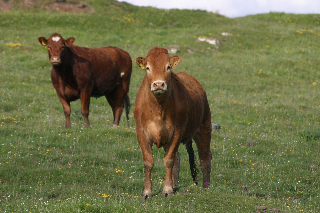
%> input picture data/toyData/cows.png, 320 x 213 px
$ octave --eval "visualizePatchMeansFromImage(imread('../../data/toyData/cows.png'));"   (GNU Octave 9; MATLAB toolbox functions it lacks are replaced by stand-ins)
%> lines starting %> are read from the running program, lines starting %| are printed output that depends on the picture
### features/computePatchMeans.m
function patchMeans = computePatchMeans ( img, settings )
% function meanPatches = computePatchMeans ( img, settings )
%
% author: Alexander Freytag
% date  : 11-02-2014 (dd-mm-yyyy)
%
% BRIEF :
%   computes patchMeans for a given image by averaging color or gray scale
%   values over blocks of specified size (squared regions always).
%
% INPUT :
%    img           --  gray or color image, if not uint8, it will be
%                      converted
%    settings      --  struct specifying the following settings
%        sbin          -- (optional),size of each block in x and y dimension,
%                         default: 8
%        b_convolution -- (optional), if true, averaging per block is done by
%                         convoling image with averaging filters, whereas for
%                         false, explicite averaging of reshaped blocks is
%                         done, default: true if sbin < 10, false elsewise
%        b_normalizeCells -- (optional), if true, every cell is normalize
%                            to length 1 (L1 norm)
%
% OUTPUT :
%    meanPatches   --  uint8 gray or color image (depending on input), with
%                      size floor(height/sbin) x floor(width/sbin)


    %% (1) check input

    % into how many cells do we split up the support area per dimension?
    % default: 8

    if ( nargin < 2 )
        settings = [];
    end

    [height,width,~]=size(img);
%> height = 213; width = 320

    %has the number of cell be specified?
    if ( ( ~isempty (settings) ) && ...
         ( isstruct ( settings ) ) && ...
         ( isfield(settings, 'i_numCells')  )...
       )
        i_numCells = settings.i_numCells;
        blockHeight = floor( height / i_numCells );
%> blockHeight = 26
        blockWidth  = floor( width  / i_numCells );
%> blockWidth = 40
    %was the number of pixels per cell specified instead?
    elseif ( ( ~isempty (settings) ) && ...
             ( isstruct ( settings ) ) && ...
             ( isfield(settings, 'i_binSize')  )...
           )
        %TODO currently only squared images are supported properly
        i_numCells = min ( floor( width  / settings.i_binSize ),  floor( height  / settings.i_binSize ) );
        blockHeight = settings.i_binSize;
        blockWidth  = settings.i_binSize;
    % neither number of blocks nor cell size was specified, use default
    % values instead
    else
        i_numCells  = 8;
        blockHeight = floor( height / i_numCells );
        blockWidth  = floor( width  / i_numCells );
    end


    % set default for b_convolution
    % from my experiments, the convolution is useful for block sizes
    % smaller than 10, whereas for larger sizes, the grid technique should
    % be preferred
    if ( ( nargin < 2 ) || ...
         ( isempty (settings) ) || ...
         ( ~isstruct ( settings ) ) || ...
         ( ~isfield(settings, 'b_convolution')  )...
       )

        if ( i_numCells < 64 )
            b_convolution = false;
        else
            b_convolution = true;
        end
    else
        b_convolution = settings.b_convolution;
    end

    if  ( ~isa( img, 'double') )
        img = double(img);
    end


    %% (2) compute features

    if ( ndims(img) == 3 )
        %% (2.1) work on color images

        if ( b_convolution )
            % Make a box filter to average all the values within a
            % blockWidth by blockHeight window.
            boxFilter = ones( blockWidth,blockHeight);
            boxFilter = boxFilter ./ ( blockWidth*blockHeight );

            % now filter every channel seperately

            % red channel
            rgbPatchMeansR = uint8(conv2( double(img(:,:,1)), boxFilter, 'same'));
            patchMeans(:,:,1) = rgbPatchMeansR( ...
                          ceil(blockHeight/2):blockHeight : (end-ceil(blockHeight/2)), ...
                          ceil(blockWidth/2):blockWidth   : (end-ceil(blockWidth/2)) ...
                                                );

            % green channel
            rgbPatchMeansG = uint8(conv2( double(img(:,:,2)), boxFilter, 'same'));
            patchMeans(:,:,2) = rgbPatchMeansG( ...
                          ceil(blockHeight/2):blockHeight : (end-ceil(blockHeight/2)), ...
                          ceil(blockWidth/2):blockWidth   : (end-ceil(blockWidth/2)) ...
                                                );

            % blue channel
            rgbPatchMeansB = uint8(conv2( double(img(:,:,3)), boxFilter, 'same'));
            patchMeans(:,:,3) = rgbPatchMeansB( ...
                          ceil(blockHeight/2):blockHeight : (end-ceil(blockHeight/2)), ...
                          ceil(blockWidth/2):blockWidth   : (end-ceil(blockWidth/2)) ...
                                                );
        else
             %If array A consists of p x q blocks, each of size m x n,
             %(and therefore A is of size m*p x n*q,)
             %then the array M gives the corresponding p x q array
             %of the blocks' mean values.
             %[I,J,K,L] = ndgrid(1:m,0:n-1,0:p-1,0:q-1);
             %M = reshape(mean(reshape(A(I+m*p*J+m*K+m*p*n*L),m*n,p*q),1),p,q);

             p = i_numCells;
             q = i_numCells;
             m = blockHeight;
%> m = 26
             n = blockWidth;
%> n = 40

             % check that image is of size m*p x n*q
             % if not, reshaping results in undesired behaviour.
             img = img(1:m*p,1:n*q,:);

             [I,J,K,L] = ndgrid( 1:m, 0:n-1, 0:p-1, 0:q-1 );

             imgChannel = img(:,:,1);
             patchMeans(:,:,1) = uint8( ...
                                    reshape(  mean(reshape(...
                                            imgChannel(I + m*p*J + m*K + m*p*n*L), ...
                                            m*n, p*q ), ...
                                            1),...
                                            p,q ...
                                           ) ...
                                       );

             imgChannel = img(:,:,2);
             patchMeans(:,:,2) = uint8( ...
                                    reshape(  mean(reshape(...
                                            imgChannel(I + m*p*J + m*K + m*p*n*L), ...
                                            m*n, p*q ), ...
                                            1),...
                                            p,q ...
                                           ) ...
                                       );

             imgChannel = img(:,:,3);
             patchMeans(:,:,3) = uint8( ...
                                    reshape(  mean(reshape(...
                                            imgChannel(I + m*p*J + m*K + m*p*n*L), ...
                                            m*n, p*q ), ...
                                            1),...
                                            p,q ...
                                           ) ...
                                       );
        end

    else
        %% (2.2) work on grayscale images
        if ( b_convolution )
            % Make a box filter to average all the values within a
            % boxFilterWidth by boxFilterHeight window.
            boxFilter = ones( blockWidth,blockHeight);
            boxFilter = boxFilter ./ ( blockWidth*blockHeight );

            % gray channel
            patchMeansGray = uint8(conv2( double(img(:,:)), boxFilter, 'same'));
            patchMeans(:,:) = patchMeansGray( ...
                          ceil(blockHeight/2):blockHeight : (end-ceil(blockHeight/2)), ...
                          ceil(blockWidth/2):blockWidth   : (end-ceil(blockWidth/2)) ...
                                                );
        else
             %If array A consists of p x q blocks, each of size m x n,
             %(and therefore A is of size m*p x n*q,)
             %then the array M gives the corresponding p x q array
             %of the blocks' mean values.
             %[I,J,K,L] = ndgrid(1:m,0:n-1,0:p-1,0:q-1);
             %M = reshape(mean(reshape(A(I+m*p*J+m*K+m*p*n*L),m*n,p*q),1),p,q);

             p = i_numCells;
             q = i_numCells;
             m = blockHeight;
             n = blockWidth;

             % check that image is of size m*p x n*q
             % if not, reshaping results in undesired behaviour.
             img = img(1:m*p,1:n*q,:);

             [I,J,K,L] = ndgrid( 1:m, 0:n-1, 0:p-1, 0:q-1 );

             patchMeans(:,:) = uint8( ...
                                    reshape(  mean(reshape(...
                                            img(I + m*p*J + m*K + m*p*n*L), ...
                                            m*n, p*q ), ...
                                            1),...
                                            p,q ...
                                           ) ...
                                       );
        end
    end

    %TODO DIRTY HACKY
    patchMeans = double ( patchMeans )./255 ;

    b_normalizeCells = getFieldWithDefault ( settings, 'b_normalizeCells', true );

    if ( b_normalizeCells )
        % compute L1 norm of every cell
        normPatchMeans = sum(patchMeans, 3);
%> normPatchMeans = [1.18 1.16 1.15 1.47 1.73 2.09 2.07 2.03; 1.27 1.05 1.16 1.27 1.32 1.37 1.27 1.36; 1.3 0.643 0.502 1.06 1.27 1.35 1.35 1.31; 1.23 0.78 0.376 1.02 0.706 1.26 1.33 1.36; 1.18 1.22 1.09 1.12 0.471 1.02 1.24 1.22; 1.08 1.1 1.1 1.08 0.596 0.973 1.14 1.11; 0.933 0.973 0.984 1.05 0.886 0.918 1.1 1.02; 1.04 1.09 1.1 1.11 1.09 1.04 1.08 1.02]
        % avoid division by zero
        normPatchMeans(normPatchMeans < eps) = 1;
        % L1-normalize
        patchMeans = bsxfun(@rdivide, patchMeans, normPatchMeans);
    end

end

### misc/getFieldWithDefault.m
function myOut = getFieldWithDefault ( myStruct, myField, myDefault )
% function myOut = getFieldWithDefault ( myStruct, myField, myDefault )
%
%  BRIEF:
%    Get the content of a named field of a struct if existing, or return a
%    specified default value instead
%    ...inspired by NICE::Config.gI ('section','name', default )
%
%  INPUT:
%    myStruct  -- a struct
%    myField   -- string with desired field name
%    myDefault -- default value to use if field is non-existing or empty
%
%  OUTPUT:
%    myOut     -- content of field or default value
%
%
% author: Alexander Freytag
% date  : 04-03-2014 ( dd-mm-yyyy )

    if ( ~isempty(myStruct) && isfield(myStruct, myField) && ~isempty( getfield( myStruct, myField )))
        myOut = getfield( myStruct, myField );
    else
        myOut = myDefault;
    end
end

### features/testPatchMeansRGB/visualizePatchMeansFromImage.m
function visualizePatchMeansFromImage ( img, i_numCells, b_convolution, b_closeImages )
% function visualizePatchMeansFromImage ( img, i_numCells, b_convolution, b_closeImages )
%
% author: Alexander Freytag
% date  : 11-02-2014 (dd-mm-yyyy)
%
% BRIEF :
%   computes patchMeans for a given image and paints those values into a
%   second image of same size
%   Both images are visualized until user gives keyboard feedback.
%
% INPUT :
%    img           --  uint8 gray or color image
%    i_numCells    --  (optional), number of blocks in x and y direction, default: 8
%    b_closeImages --  (optional), if true, shown images are closed before
%                      ending the script, default: true


    %% (1) check input

    % default: average rgb values in 8 x 8 patches the image is divided
    % into
    if ( nargin < 2 )
        i_numCells = 8;
    end

    % default: compute features with efficient reshape+mean operations
    if ( nargin < 3 )
        b_convolution = false;
    end

    % default: close images after user input
    if ( nargin < 4 )
        b_closeImages = true;
    end

    %% (2) compute features

    settings.i_numCells = i_numCells;
    settings.b_convolution = b_convolution;
    rgbPatchMeans = computePatchMeans ( img, settings );

    % computeMeanPatches outputs features normalized to [0,1] per dimension
    rgbPatchMeans = uint8(round(255*rgbPatchMeans));

    %% (3) show input image
    figOrig = figure;
    s_titleOrig = sprintf('Original image' );
    set ( figOrig, 'name', s_titleOrig);
    imshow ( img );

    %% (4) visualize results
    imgPatches = zeros ( size ( img ), 'uint8' );

    [ height, width, depth ] = size ( img ) ;
%> height = 213; width = 320; depth = 3
    patchHeight = floor( height / i_numCells );
%> patchHeight = 26
    patchWidth  = floor( width  / i_numCells );
%> patchWidth = 40

    %TODO less for loops please, proper indexing instead
    for  j = 1:i_numCells
        for  i = 1:i_numCells
            for depthIt =1:depth
            imgPatches ( patchHeight*(j-1)+1:patchHeight*(j), ...
                         patchWidth*(i-1)+1:patchWidth*(i), depthIt) ...
                         = rgbPatchMeans(j,i,depthIt);
            end
        end
    end
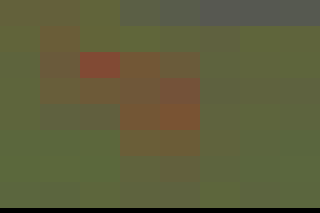
%> imgPatches: size 213x320x3 uint8; mean R, G, B 94.8, 94.6, 59.7

    % draw kachel-optik

    %# Change every yth row to black
    imgPatches(patchWidth:patchWidth:end,:,:)   = 0;
    %# Change every xth column to black
    imgPatches(:,patchHeight:patchHeight:end,:) = 0;
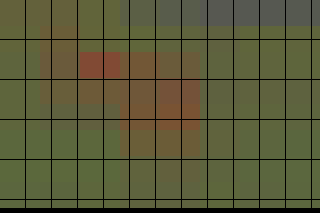
%> imgPatches: size 213x320x3 uint8; mean R, G, B 89, 88.9, 56.1

    % create new figure
    figPatches = figure;

    % nice title
    s_titlePatches = sprintf('Patch Means' );
    set ( figPatches, 'name', s_titlePatches);

    imshow ( imgPatches );

    %% (5) wait for user input
    pause

    % close corresponding images
    if ( b_closeImages )
        close ( figOrig );
        close ( figPatches );
    end

end

$ run again, on data/toyData/sheep.png
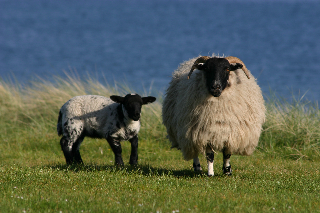
%> input picture data/toyData/sheep.png, 320 x 213 px
%> normPatchMeans = [1.14 1.13 1.13 1.12 1.11 1.11 1.11 1.09; 1.16 1.14 1.15 1.15 1.15 1.14 1.1 1.11; 1.15 1.18 1.15 1.13 1.13 0.694 1.2 1.1; 1.47 1.56 1.52 0.992 0.678 1.09 1.66 1.2; 1.18 1.18 0.863 0.969 0.608 1.69 1.79 1.36; 1.06 0.741 0.631 0.839 0.659 1.26 1.24 0.957; 1.03 0.835 0.812 0.725 0.749 0.941 1.02 0.996; 0.949 0.937 0.98 0.984 0.992 0.992 0.973 0.937]
%> after the loop in visualizePatchMeansFromImage, `for  j = 1:i_numCells`:
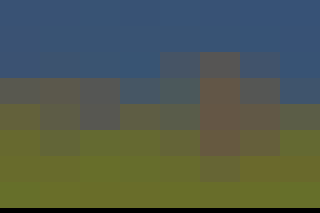
%> imgPatches: size 213x320x3 uint8; mean R, G, B 80.6, 90.7, 77.7
%> in visualizePatchMeansFromImage, `imgPatches(:,patchHeight:patchHeight:end,:) = 0;`:
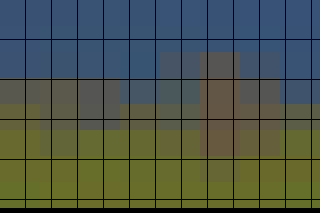
%> imgPatches: size 213x320x3 uint8; mean R, G, B 75.6, 85.1, 73.2

$ run again, on data/toyData/sheepVal.png
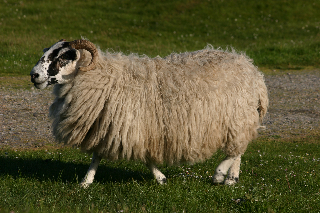
%> input picture data/toyData/sheepVal.png, 320 x 213 px
%> normPatchMeans = [0.557 0.545 0.486 0.408 0.431 0.443 0.424 0.471; 0.663 0.655 0.678 0.557 0.561 0.651 0.518 0.529; 0.675 1.13 1.49 1.46 1.41 1.58 1.07 0.682; 1.06 1.05 1.59 1.61 1.49 1.83 1.67 1.14; 1.13 0.859 1.23 1.69 1.56 1.8 1.51 1.06; 0.906 0.78 0.725 1.31 1.24 1.28 0.957 0.698; 0.2 0.2 0.435 0.478 0.659 1.15 0.514 0.573; 0.518 0.506 0.537 0.49 0.541 0.549 0.549 0.494]
%> after the loop in visualizePatchMeansFromImage, `for  j = 1:i_numCells`:
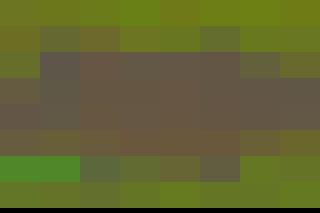
%> imgPatches: size 213x320x3 uint8; mean R, G, B 99.1, 100.9, 49.1
%> in visualizePatchMeansFromImage, `imgPatches(:,patchHeight:patchHeight:end,:) = 0;`:
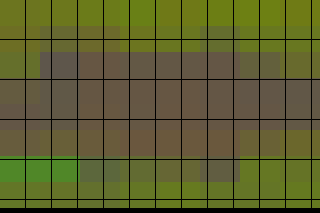
%> imgPatches: size 213x320x3 uint8; mean R, G, B 93.2, 94.8, 46.1
